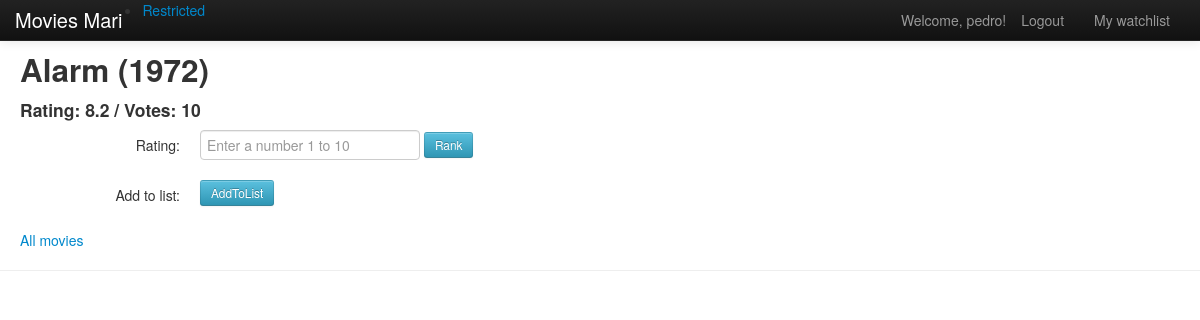
The app's page /movies/movie/2/ (signed in) with its own data.
### movies/models.py (models this page shows, shortened)
class Movie(models.Model):
    title = models.CharField(max_length=100, unique=True)
    year = models.CharField(max_length=50)
    imdb_rank = models.FloatField(default=0)
    imdb_votes = models.IntegerField(default=0)
    rating = models.FloatField(default=0)
    total_votes = models.IntegerField(default=0)

class MyUser(AbstractUser):
    watchlist = models.ManyToManyField(Movie)

### movies/views.py (the view)
# urls.py: url(r'^movie/(?P<movie_id>\d+)/$', views.movie_show, name='add_rating_to_movie'),
def movie_show(request, movie_id):
    context = RequestContext(request)
    context_dict = {'movie_id': movie_id}
    try:
        current_movie = Movie.objects.get(id=movie_id)
        context_dict['movie'] = current_movie
    except Movie.DoesNotExist:
        pass
    return render_to_response('movies/movie.html', context_dict, context)

### templates/movies/movie.html (shortened to what this page needs)
{% extends 'movies/base.html' %}
{% load static %}
{% block body_block %}
  <link href="{% static 'css/bootstrap.css' %}" rel="stylesheet">
  <link href="{% static 'css/bootstrap-responsive.css' %}" rel="stylesheet">
  <div style="margin-top:50px;margin-left:20px">
      <h2>{{ movie.title }} ({{ movie.year }})</h2>
    <h4> Rating: {{ movie.rating }} / Votes: {{ movie.total_votes }}</h4>
    {% if user.is_authenticated %}
        <form class="form-horizontal" method="post" action="{% url "movies:add_rating_to_movie" movie.id%}">
            <div class="control-group">
                <label class="control-label" for="input">Rating:</label>
                <div class="controls">
                    <input type="text" name="rating" value="" placeholder="Enter a number 1 to 10" size="50" />
                    <input class="btn btn-small btn-info" type="submit" name="rank" value="Rank"/>
                </div>
            </div>
        </form>
        <form class="form-horizontal" method="post" action="{% url "movies:add_movie_to_list" movie.id %}">
            <div class="control-group">
                <label class="control-label" for="input">Add to list:</label>
                <div class="controls">
                    <input class="btn btn-small btn-info" type="submit" name="toList" value="AddToList"/>
                </div>
            </div>
        </form>
    {% endif %}
    <a href="/movies/">All movies</a>
  </div>
{% endblock %}

### templates/movies/base.html (shortened to what this page needs)
<!DOCTYPE html>
{% load static %}
<html>
    <head>
        <link href="{% static "css/bootstrap.css" %}" rel="stylesheet" media="screen">
        <link href="{% static "css/app.css" %}" rel="stylesheet" media="screen">
    </head>
    <body>
        <div>
            {% block body_block %}PELICULAS{% endblock %}
        </div>
        <hr />
        <div class="navbar navbar-inverse navbar-fixed-top">
           <div class="navbar-inner">
               <div class="container">
                   <a class="brand" href="/movies/">Movies Mari</a>
                    <div class="nav-collapse collapse">
                           <ul class="nav pull-right">
                               {% if user.is_authenticated %}
                                <li class="navbar-text">Welcome, {{ user.username }}!</li>
                                <li><a href="/movies/logout/">Logout</a></li>
                                <li><a href="/movies/{{ user.id }}/mywatchlist"> My watchlist</a></li>
                               {% else %}
                                <li><a href="/movies/register/">Register</a></li>
                                <li><a href="/movies/login/">Login</a></li>
                               {% endif %}
                           </ul>
                           <ul>
                               {% if user.is_authenticated %}
                                <li><a href="/movies/restricted/">Restricted</a></li>
                               {% endif %}
                           </ul>
                    </div>
               </div>
           </div>
        </div>
    </body>
</html>

### records on screen
Movie: title "Alarm", year "1972", rating "8.2", total_votes "10"
MyUser: username "pedro"
